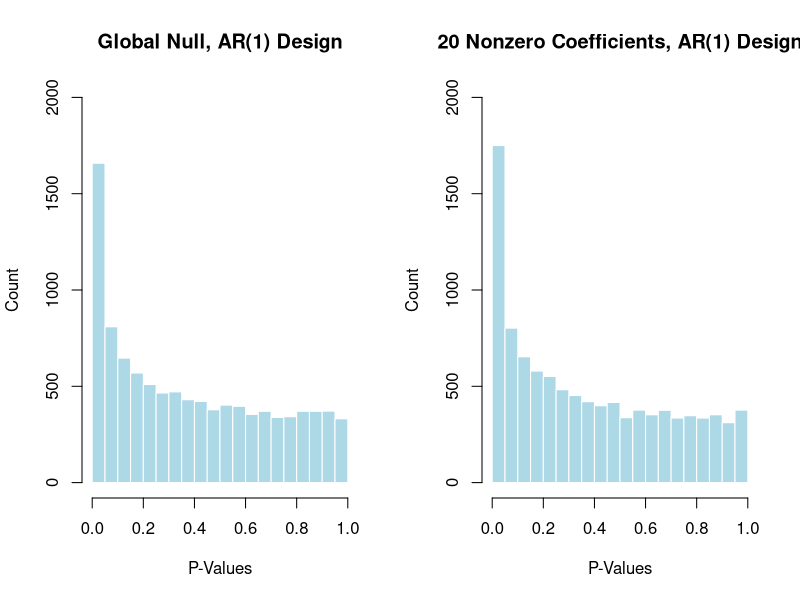

Reproduce this figure in R.
## ---- chunk 1
# Required library
library(mvtnorm)

simulate_logistic <- function(number_of_observations, number_of_dims, intercept, coefficients) {
  design_matrix <- matrix(rnorm(number_of_observations * number_of_dims), ncol = number_of_dims)

  # Simulates the response variable for logistic regression
  # Calculating linear predictor
  predictor <- design_matrix %*% coefficients + intercept
  # Transforms the predictor into probabilities using the logistic function
  probabilities <- 1 / (1 + exp(-predictor))
  # Each outcome of this binary response variable represents one observation
  response_variable <- rbinom(number_of_observations, 1, probabilities)

  logistic_fit <- glm(response_variable ~ design_matrix, family = binomial(link = "logit"))

  p_values <- summary(logistic_fit)$coefficients[, 4][-1]

  return(p_values)
}

# Setting experimentation parameters
number_of_observations <- 500
number_of_dimensions <- 200
# Needs to be 10000 in total (10000 / 200 = 50)
replications <- 50

# Setting parameters of the regression
intercept <- 0
null_coefficients <- rep(0, number_of_dimensions)
nonzero_coefficients <- c(rep(0, 19), 0.08, rep(0, number_of_dimensions - 20))

set.seed(1)
p_values_global_null <- replicate(replications, simulate_logistic(number_of_observations, number_of_dimensions, intercept, null_coefficients))
p_values_nonzero <- replicate(replications, simulate_logistic(number_of_observations, number_of_dimensions, intercept, nonzero_coefficients))

# Set-up histogram plots of p-values
par(mfrow = c(1, 2))

## ---- chunk 2
hist(p_values_global_null, ylim = c(0, 2000), breaks = 20, main = "Global Null, AR(1) Design", xlab = "P-Values", ylab = "Count", col = "lightblue", border = "white")
hist(p_values_nonzero, ylim = c(0, 2000), breaks = 20, main = "20 Nonzero Coefficients, AR(1) Design", xlab = "P-Values", ylab = "Count", col = "lightblue", border = "white")
